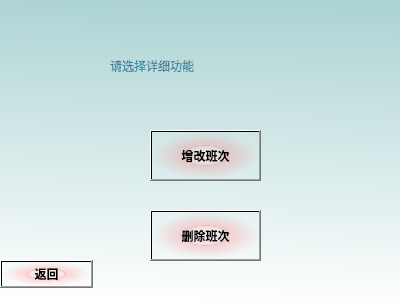
<?xml version="1.0" encoding="UTF-8"?>
<ui version="4.0">
 <class>addordeleteClass</class>
 <widget class="QDialog" name="addordeleteClass">
  <property name="geometry">
   <rect>
    <x>0</x>
    <y>0</y>
    <width>400</width>
    <height>304</height>
   </rect>
  </property>
  <property name="windowTitle">
   <string>Dialog</string>
  </property>
  <property name="styleSheet">
   <string notr="true">background-color: qlineargradient(spread:pad, x1:0.532, y1:0, x2:0.497199, y2:1, stop:0 rgba(172, 211, 211, 255), stop:1 rgba(255, 255, 255, 255));</string>
  </property>
  <widget class="QPushButton" name="deleteButton">
   <property name="geometry">
    <rect>
     <x>150</x>
     <y>210</y>
     <width>111</width>
     <height>51</height>
    </rect>
   </property>
   <property name="styleSheet">
    <string notr="true">background-color: qradialgradient(spread:pad, cx:0.5, cy:0.5, radius:0.5, fx:0.5, fy:0.5, stop:0 rgba(255, 235, 235, 206), stop:0.35 rgba(255, 188, 188, 80), stop:0.4 rgba(255, 162, 162, 80), stop:0.425 rgba(255, 132, 132, 156), stop:0.44 rgba(252, 128, 128, 80), stop:1 rgba(255, 255, 255, 0));
font: 12pt &quot;Agency FB&quot;;
font-weight: bold;</string>
   </property>
   <property name="text">
    <string>删除班次</string>
   </property>
  </widget>
  <widget class="QPushButton" name="addButton">
   <property name="geometry">
    <rect>
     <x>150</x>
     <y>130</y>
     <width>111</width>
     <height>51</height>
    </rect>
   </property>
   <property name="styleSheet">
    <string notr="true">background-color: qradialgradient(spread:pad, cx:0.5, cy:0.5, radius:0.5, fx:0.5, fy:0.5, stop:0 rgba(255, 235, 235, 206), stop:0.35 rgba(255, 188, 188, 80), stop:0.4 rgba(255, 162, 162, 80), stop:0.425 rgba(255, 132, 132, 156), stop:0.44 rgba(252, 128, 128, 80), stop:1 rgba(255, 255, 255, 0));
font: 12pt &quot;Agency FB&quot;;
font-weight: bold;</string>
   </property>
   <property name="text">
    <string>增改班次</string>
   </property>
  </widget>
  <widget class="QLabel" name="label">
   <property name="geometry">
    <rect>
     <x>110</x>
     <y>40</y>
     <width>201</width>
     <height>51</height>
    </rect>
   </property>
   <property name="styleSheet">
    <string notr="true">font: 16pt &quot;华文隶书&quot;;
color: qradialgradient(spread:repeat, cx:0.5, cy:0.5, radius:0.077, fx:0.5, fy:0.5, stop:0 rgba(0, 169, 255, 147), stop:0.497326 rgba(0, 0, 0, 147), stop:1 rgba(0, 169, 255, 147));
background-color: none;</string>
   </property>
   <property name="text">
    <string>请选择详细功能</string>
   </property>
  </widget>
  <widget class="QPushButton" name="pushButton_comeback">
   <property name="geometry">
    <rect>
     <x>0</x>
     <y>260</y>
     <width>93</width>
     <height>28</height>
    </rect>
   </property>
   <property name="styleSheet">
    <string notr="true">background-color: qradialgradient(spread:pad, cx:0.5, cy:0.5, radius:0.5, fx:0.5, fy:0.5, stop:0 rgba(255, 235, 235, 206), stop:0.35 rgba(255, 188, 188, 80), stop:0.4 rgba(255, 162, 162, 80), stop:0.425 rgba(255, 132, 132, 156), stop:0.44 rgba(252, 128, 128, 80), stop:1 rgba(255, 255, 255, 0));
font: 12pt &quot;Agency FB&quot;;
font-weight: bold;
</string>
   </property>
   <property name="text">
    <string>返回</string>
   </property>
  </widget>
 </widget>
 <resources/>
 <connections>
  <connection>
   <sender>pushButton_comeback</sender>
   <signal>clicked()</signal>
   <receiver>addordeleteClass</receiver>
   <slot>reject()</slot>
   <hints>
    <hint type="sourcelabel">
     <x>46</x>
     <y>273</y>
    </hint>
    <hint type="destinationlabel">
     <x>199</x>
     <y>151</y>
    </hint>
   </hints>
  </connection>
  <connection>
   <sender>addButton</sender>
   <signal>clicked()</signal>
   <receiver>addordeleteClass</receiver>
   <slot>accept()</slot>
   <hints>
    <hint type="sourcelabel">
     <x>205</x>
     <y>155</y>
    </hint>
    <hint type="destinationlabel">
     <x>199</x>
     <y>151</y>
    </hint>
   </hints>
  </connection>
  <connection>
   <sender>deleteButton</sender>
   <signal>clicked()</signal>
   <receiver>addordeleteClass</receiver>
   <slot>accept()</slot>
   <hints>
    <hint type="sourcelabel">
     <x>205</x>
     <y>235</y>
    </hint>
    <hint type="destinationlabel">
     <x>199</x>
     <y>151</y>
    </hint>
   </hints>
  </connection>
 </connections>
</ui>
